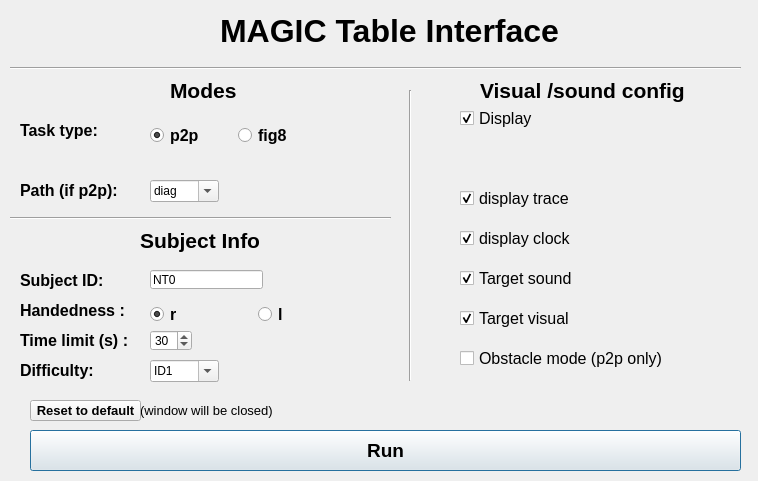
<?xml version="1.0" encoding="UTF-8"?>
<ui version="4.0">
 <class>Dialog</class>
 <widget class="QDialog" name="Dialog">
  <property name="geometry">
   <rect>
    <x>0</x>
    <y>0</y>
    <width>758</width>
    <height>481</height>
   </rect>
  </property>
  <property name="windowTitle">
   <string>Dialog</string>
  </property>
  <widget class="QSplitter" name="splitter">
   <property name="geometry">
    <rect>
     <x>220</x>
     <y>10</y>
     <width>361</width>
     <height>41</height>
    </rect>
   </property>
   <property name="orientation">
    <enum>Qt::Horizontal</enum>
   </property>
   <widget class="QLabel" name="label">
    <property name="font">
     <font>
      <family>Arial</family>
      <pointsize>24</pointsize>
      <weight>75</weight>
      <bold>true</bold>
     </font>
    </property>
    <property name="text">
     <string>MAGIC Table Interface</string>
    </property>
   </widget>
  </widget>
  <widget class="QWidget" name="layoutWidget">
   <property name="geometry">
    <rect>
     <x>150</x>
     <y>120</y>
     <width>170</width>
     <height>31</height>
    </rect>
   </property>
   <layout class="QHBoxLayout" name="horizontalLayout_3">
    <item>
     <widget class="QRadioButton" name="p2p_radioButton">
      <property name="font">
       <font>
        <family>Arial</family>
        <pointsize>12</pointsize>
        <weight>75</weight>
        <bold>true</bold>
       </font>
      </property>
      <property name="text">
       <string>p2p</string>
      </property>
      <property name="checked">
       <bool>true</bool>
      </property>
     </widget>
    </item>
    <item>
     <widget class="QRadioButton" name="fig8_radioButton">
      <property name="font">
       <font>
        <family>Arial</family>
        <pointsize>12</pointsize>
        <weight>75</weight>
        <bold>true</bold>
       </font>
      </property>
      <property name="text">
       <string>fig8</string>
      </property>
     </widget>
    </item>
   </layout>
  </widget>
  <widget class="QCheckBox" name="obstacle_checkbox">
   <property name="geometry">
    <rect>
     <x>460</x>
     <y>350</y>
     <width>221</width>
     <height>17</height>
    </rect>
   </property>
   <property name="font">
    <font>
     <family>Arial</family>
     <pointsize>12</pointsize>
    </font>
   </property>
   <property name="text">
    <string>Obstacle mode (p2p only)</string>
   </property>
  </widget>
  <widget class="QCheckBox" name="display_trace_checkbox">
   <property name="geometry">
    <rect>
     <x>460</x>
     <y>190</y>
     <width>161</width>
     <height>17</height>
    </rect>
   </property>
   <property name="font">
    <font>
     <family>Arial</family>
     <pointsize>12</pointsize>
    </font>
   </property>
   <property name="text">
    <string>display trace</string>
   </property>
   <property name="checked">
    <bool>true</bool>
   </property>
  </widget>
  <widget class="QLabel" name="label_3">
   <property name="geometry">
    <rect>
     <x>140</x>
     <y>220</y>
     <width>161</width>
     <height>41</height>
    </rect>
   </property>
   <property name="font">
    <font>
     <family>Arial</family>
     <pointsize>16</pointsize>
     <weight>75</weight>
     <bold>true</bold>
    </font>
   </property>
   <property name="cursor">
    <cursorShape>UpArrowCursor</cursorShape>
   </property>
   <property name="text">
    <string>Subject Info</string>
   </property>
  </widget>
  <widget class="QWidget" name="layoutWidget_2">
   <property name="geometry">
    <rect>
     <x>150</x>
     <y>300</y>
     <width>210</width>
     <height>30</height>
    </rect>
   </property>
   <layout class="QHBoxLayout" name="horizontalLayout_5">
    <item>
     <widget class="QRadioButton" name="rh_radioButton">
      <property name="font">
       <font>
        <family>Arial</family>
        <pointsize>12</pointsize>
        <weight>75</weight>
        <bold>true</bold>
       </font>
      </property>
      <property name="text">
       <string>r</string>
      </property>
      <property name="checked">
       <bool>true</bool>
      </property>
     </widget>
    </item>
    <item>
     <widget class="QRadioButton" name="lh_radioButton">
      <property name="font">
       <font>
        <family>Arial</family>
        <pointsize>12</pointsize>
        <weight>75</weight>
        <bold>true</bold>
       </font>
      </property>
      <property name="text">
       <string>l</string>
      </property>
     </widget>
    </item>
   </layout>
  </widget>
  <widget class="QLabel" name="label_4">
   <property name="geometry">
    <rect>
     <x>20</x>
     <y>290</y>
     <width>111</width>
     <height>40</height>
    </rect>
   </property>
   <property name="font">
    <font>
     <family>Arial</family>
     <pointsize>12</pointsize>
     <weight>75</weight>
     <bold>true</bold>
    </font>
   </property>
   <property name="text">
    <string>Handedness :</string>
   </property>
  </widget>
  <widget class="QSpinBox" name="timelimit_spinBox">
   <property name="geometry">
    <rect>
     <x>150</x>
     <y>330</y>
     <width>42</width>
     <height>21</height>
    </rect>
   </property>
   <property name="minimum">
    <number>1</number>
   </property>
   <property name="maximum">
    <number>240</number>
   </property>
   <property name="value">
    <number>30</number>
   </property>
  </widget>
  <widget class="QLabel" name="label_5">
   <property name="geometry">
    <rect>
     <x>20</x>
     <y>320</y>
     <width>111</width>
     <height>40</height>
    </rect>
   </property>
   <property name="font">
    <font>
     <family>Arial</family>
     <pointsize>12</pointsize>
     <weight>75</weight>
     <bold>true</bold>
    </font>
   </property>
   <property name="text">
    <string>Time limit (s) :</string>
   </property>
  </widget>
  <widget class="Line" name="line">
   <property name="geometry">
    <rect>
     <x>10</x>
     <y>210</y>
     <width>381</width>
     <height>16</height>
    </rect>
   </property>
   <property name="orientation">
    <enum>Qt::Horizontal</enum>
   </property>
  </widget>
  <widget class="Line" name="line_2">
   <property name="geometry">
    <rect>
     <x>400</x>
     <y>90</y>
     <width>20</width>
     <height>291</height>
    </rect>
   </property>
   <property name="orientation">
    <enum>Qt::Vertical</enum>
   </property>
  </widget>
  <widget class="Line" name="line_3">
   <property name="geometry">
    <rect>
     <x>10</x>
     <y>60</y>
     <width>731</width>
     <height>16</height>
    </rect>
   </property>
   <property name="orientation">
    <enum>Qt::Horizontal</enum>
   </property>
  </widget>
  <widget class="QLineEdit" name="sid_lineEdit">
   <property name="geometry">
    <rect>
     <x>150</x>
     <y>270</y>
     <width>113</width>
     <height>19</height>
    </rect>
   </property>
   <property name="text">
    <string>NT0</string>
   </property>
  </widget>
  <widget class="QLabel" name="label_6">
   <property name="geometry">
    <rect>
     <x>20</x>
     <y>260</y>
     <width>111</width>
     <height>40</height>
    </rect>
   </property>
   <property name="font">
    <font>
     <family>Arial</family>
     <pointsize>12</pointsize>
     <weight>75</weight>
     <bold>true</bold>
    </font>
   </property>
   <property name="text">
    <string>Subject ID:</string>
   </property>
  </widget>
  <widget class="QCheckBox" name="display_clock_checkbox">
   <property name="geometry">
    <rect>
     <x>460</x>
     <y>230</y>
     <width>161</width>
     <height>17</height>
    </rect>
   </property>
   <property name="font">
    <font>
     <family>Arial</family>
     <pointsize>12</pointsize>
    </font>
   </property>
   <property name="text">
    <string>display clock</string>
   </property>
   <property name="checked">
    <bool>true</bool>
   </property>
  </widget>
  <widget class="QCheckBox" name="target_sound_checkbox">
   <property name="geometry">
    <rect>
     <x>460</x>
     <y>270</y>
     <width>161</width>
     <height>17</height>
    </rect>
   </property>
   <property name="font">
    <font>
     <family>Arial</family>
     <pointsize>12</pointsize>
    </font>
   </property>
   <property name="text">
    <string>Target sound</string>
   </property>
   <property name="checked">
    <bool>true</bool>
   </property>
  </widget>
  <widget class="QCheckBox" name="target_visual_checbox">
   <property name="geometry">
    <rect>
     <x>460</x>
     <y>310</y>
     <width>161</width>
     <height>17</height>
    </rect>
   </property>
   <property name="font">
    <font>
     <family>Arial</family>
     <pointsize>12</pointsize>
    </font>
   </property>
   <property name="text">
    <string>Target visual</string>
   </property>
   <property name="checked">
    <bool>true</bool>
   </property>
  </widget>
  <widget class="QLabel" name="label_7">
   <property name="geometry">
    <rect>
     <x>480</x>
     <y>70</y>
     <width>221</width>
     <height>41</height>
    </rect>
   </property>
   <property name="font">
    <font>
     <family>Arial</family>
     <pointsize>16</pointsize>
     <weight>75</weight>
     <bold>true</bold>
    </font>
   </property>
   <property name="cursor">
    <cursorShape>UpArrowCursor</cursorShape>
   </property>
   <property name="text">
    <string>Visual /sound config</string>
   </property>
  </widget>
  <widget class="QLabel" name="label_8">
   <property name="geometry">
    <rect>
     <x>170</x>
     <y>70</y>
     <width>221</width>
     <height>41</height>
    </rect>
   </property>
   <property name="font">
    <font>
     <family>Arial</family>
     <pointsize>16</pointsize>
     <weight>75</weight>
     <bold>true</bold>
    </font>
   </property>
   <property name="cursor">
    <cursorShape>UpArrowCursor</cursorShape>
   </property>
   <property name="text">
    <string>Modes</string>
   </property>
  </widget>
  <widget class="QLabel" name="label_9">
   <property name="geometry">
    <rect>
     <x>20</x>
     <y>110</y>
     <width>111</width>
     <height>40</height>
    </rect>
   </property>
   <property name="font">
    <font>
     <family>Arial</family>
     <pointsize>12</pointsize>
     <weight>75</weight>
     <bold>true</bold>
    </font>
   </property>
   <property name="text">
    <string>Task type:</string>
   </property>
  </widget>
  <widget class="QLabel" name="label_10">
   <property name="geometry">
    <rect>
     <x>20</x>
     <y>170</y>
     <width>111</width>
     <height>40</height>
    </rect>
   </property>
   <property name="font">
    <font>
     <family>Arial</family>
     <pointsize>12</pointsize>
     <weight>75</weight>
     <bold>true</bold>
    </font>
   </property>
   <property name="text">
    <string>Path (if p2p):</string>
   </property>
  </widget>
  <widget class="QLabel" name="label_11">
   <property name="geometry">
    <rect>
     <x>20</x>
     <y>350</y>
     <width>111</width>
     <height>40</height>
    </rect>
   </property>
   <property name="font">
    <font>
     <family>Arial</family>
     <pointsize>12</pointsize>
     <weight>75</weight>
     <bold>true</bold>
    </font>
   </property>
   <property name="text">
    <string>Difficulty:</string>
   </property>
  </widget>
  <widget class="QComboBox" name="path_comboBox">
   <property name="geometry">
    <rect>
     <x>150</x>
     <y>180</y>
     <width>69</width>
     <height>22</height>
    </rect>
   </property>
   <property name="editable">
    <bool>true</bool>
   </property>
   <property name="currentText" stdset="0">
    <string>diag</string>
   </property>
   <property name="currentIndex">
    <number>0</number>
   </property>
   <item>
    <property name="text">
     <string>diag</string>
    </property>
   </item>
   <item>
    <property name="text">
     <string>hori</string>
    </property>
   </item>
   <item>
    <property name="text">
     <string>cur</string>
    </property>
   </item>
  </widget>
  <widget class="QComboBox" name="id_comboBox">
   <property name="geometry">
    <rect>
     <x>150</x>
     <y>360</y>
     <width>69</width>
     <height>22</height>
    </rect>
   </property>
   <property name="editable">
    <bool>true</bool>
   </property>
   <property name="currentText" stdset="0">
    <string extracomment="ID1: No Ball condition">ID1</string>
   </property>
   <item>
    <property name="text">
     <string>ID1</string>
    </property>
   </item>
   <item>
    <property name="text">
     <string>ID2</string>
    </property>
   </item>
   <item>
    <property name="text">
     <string>ID3</string>
    </property>
   </item>
   <item>
    <property name="text">
     <string>ID4</string>
    </property>
   </item>
  </widget>
  <widget class="QPushButton" name="run_pushButton">
   <property name="geometry">
    <rect>
     <x>30</x>
     <y>430</y>
     <width>711</width>
     <height>41</height>
    </rect>
   </property>
   <property name="font">
    <font>
     <family>Arial</family>
     <pointsize>14</pointsize>
     <weight>75</weight>
     <bold>true</bold>
    </font>
   </property>
   <property name="text">
    <string>Run</string>
   </property>
  </widget>
  <widget class="QCheckBox" name="display_checkbox">
   <property name="geometry">
    <rect>
     <x>460</x>
     <y>110</y>
     <width>161</width>
     <height>17</height>
    </rect>
   </property>
   <property name="font">
    <font>
     <family>Arial</family>
     <pointsize>12</pointsize>
    </font>
   </property>
   <property name="text">
    <string>Display </string>
   </property>
   <property name="checked">
    <bool>true</bool>
   </property>
  </widget>
  <widget class="QLabel" name="label_12">
   <property name="geometry">
    <rect>
     <x>140</x>
     <y>390</y>
     <width>141</width>
     <height>40</height>
    </rect>
   </property>
   <property name="font">
    <font>
     <family>Arial</family>
     <pointsize>10</pointsize>
     <weight>50</weight>
     <bold>false</bold>
    </font>
   </property>
   <property name="text">
    <string>(window will be closed)</string>
   </property>
  </widget>
  <widget class="QPushButton" name="reset_to_default_pushButton">
   <property name="geometry">
    <rect>
     <x>30</x>
     <y>400</y>
     <width>111</width>
     <height>21</height>
    </rect>
   </property>
   <property name="font">
    <font>
     <family>Arial</family>
     <pointsize>10</pointsize>
     <weight>75</weight>
     <bold>true</bold>
    </font>
   </property>
   <property name="text">
    <string>Reset to default</string>
   </property>
  </widget>
  <zorder>layoutWidget</zorder>
  <zorder>splitter</zorder>
  <zorder>obstacle_checkbox</zorder>
  <zorder>display_trace_checkbox</zorder>
  <zorder>label_3</zorder>
  <zorder>layoutWidget_2</zorder>
  <zorder>label_4</zorder>
  <zorder>timelimit_spinBox</zorder>
  <zorder>label_5</zorder>
  <zorder>line</zorder>
  <zorder>line_2</zorder>
  <zorder>line_3</zorder>
  <zorder>sid_lineEdit</zorder>
  <zorder>label_6</zorder>
  <zorder>display_clock_checkbox</zorder>
  <zorder>target_sound_checkbox</zorder>
  <zorder>target_visual_checbox</zorder>
  <zorder>label_7</zorder>
  <zorder>label_8</zorder>
  <zorder>label_9</zorder>
  <zorder>label_10</zorder>
  <zorder>label_11</zorder>
  <zorder>path_comboBox</zorder>
  <zorder>id_comboBox</zorder>
  <zorder>run_pushButton</zorder>
  <zorder>display_checkbox</zorder>
  <zorder>label_12</zorder>
  <zorder>reset_to_default_pushButton</zorder>
 </widget>
 <resources/>
 <connections/>
</ui>
